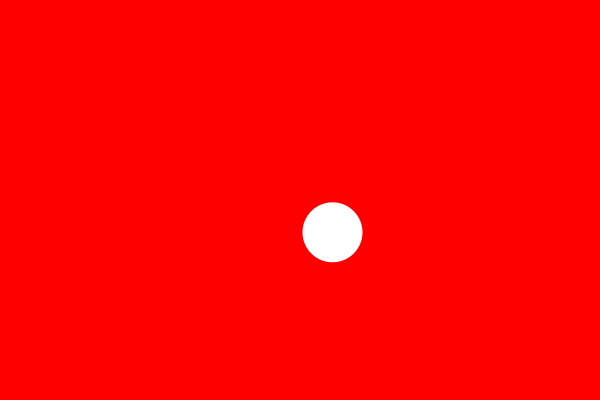
Frame 1 (no input)
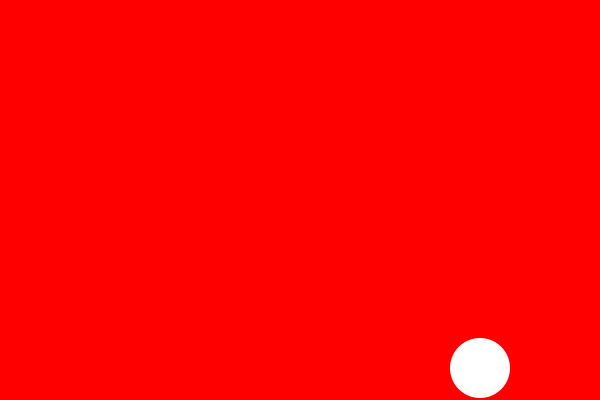
Frame 60 (the mouse pressed at the canvas centre just before this capture)
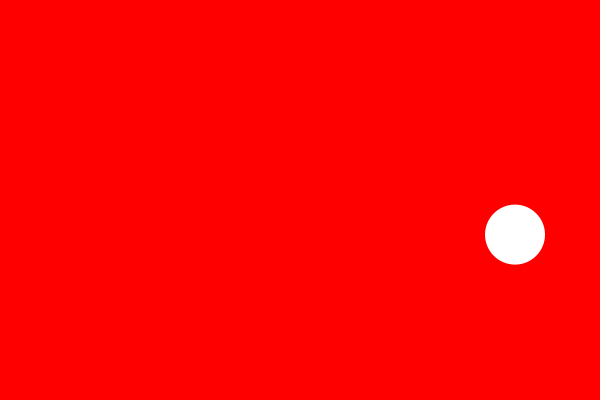
Frame 120 (the mouse held since frame 60 and released just before this capture)

The Processing sketch that drew these frames (run headless with seeded random() and noise(); from frame 60 on, the mouse is pressed at the canvas centre):

// Processing sketch: processing_33048
// ── processing_33048.pde

int diam = 60;
float xpos, ypos;

float xspeed = 2.5;
float yspeed = 2.3;

int xdirection = 1;  // Left or Right
int ydirection = 1;  // Top to Bottom


void setup()
{
  size (600, 400);
   noStroke();
  frameRate(30);
  smooth();
  // Set the starting position of the shape
  xpos = width/2;
  ypos = height/2;
}

void draw()
{
 background(255, 0, 0);
 //changing position-redrawing
  xpos = xpos + ( xspeed * xdirection );
  ypos = ypos + ( yspeed * ydirection );

//bounce
if(xpos >width-diam || xpos < 0) {
   xdirection *= -1;
}
if(ypos >height-diam || ypos < 0) {
  ydirection *= -1;
}
//interaction with mouse.  if the distance of center is less than 30, reverse direction
  if (dist(xpos, ypos, mouseX, mouseY) <= diam/2) {
    ydirection *= -1;
  }
   if (dist(xpos, ypos, mouseX, mouseY) <= diam/2) {
    xdirection *= -1;
   }
   
  //draw circle
    ellipse(xpos+diam/2, ypos+diam/2, diam, diam);
    println(xpos+", "+ypos);
}
